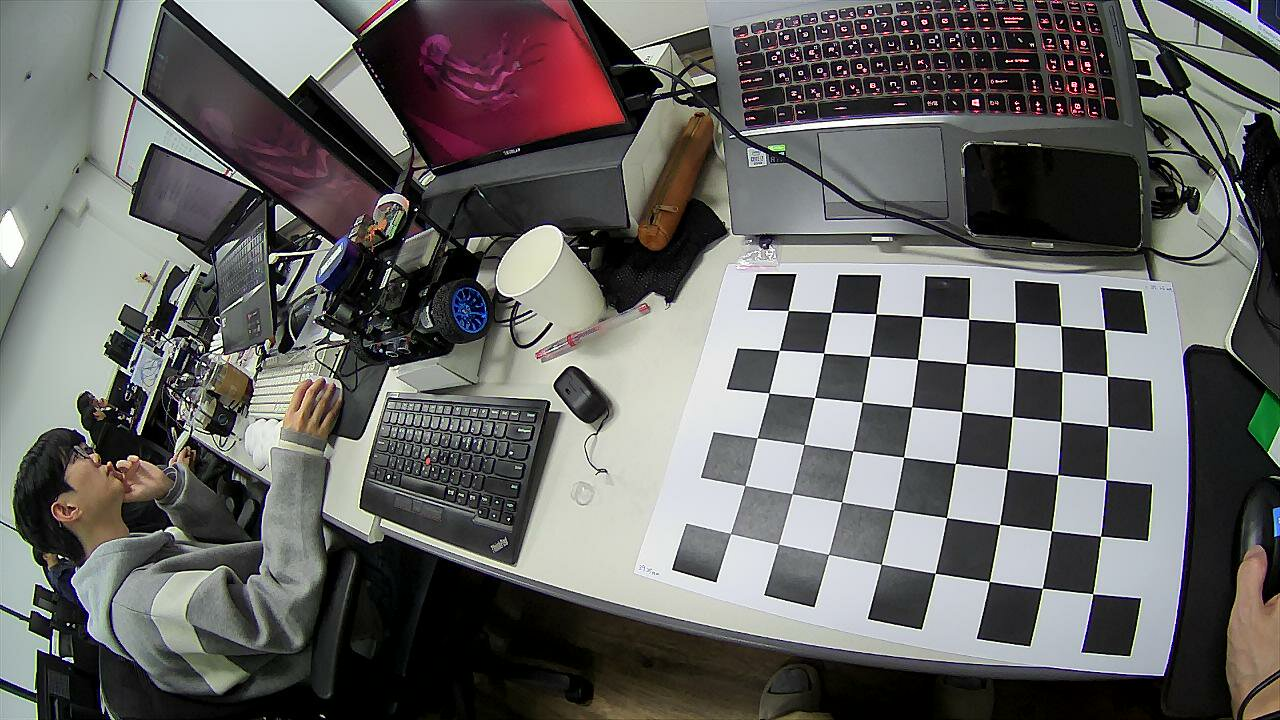
#> input picture utils/camera_lens_calibration/origin_chessboard160/2024-10-25-171150.jpg, 1280 x 720 px; its folder holds only this picture in this run
$ python undistort_chess_board_only.py
#> lines starting #> are read from the running program, lines starting #| are printed output that depends on the picture; after the words box and inside, x2 and y2 are one past the last pixel; in counts of white or black regions, pixels touching at a corner belong together; long printed decimals are rounded
import numpy as np
import cv2
import cv2.aruco as aruco
import glob
import pickle

BOARD_NUM = "3"
SAVE_DIR = "calibrated_chessboard160/"

# size unit : mm
chessboard = {
    "1" : {
        "rows" : 5,
        "columns" : 7,
        "size" : {
            "chess" : 50.00
        }
    },
    "2" : {
        "rows" : 6,
        "columns" : 8,
        "size" : {
            "chess" : 42.40
        }
    },
    "3" : {
        "rows" : 7,
        "columns" : 9,
        "size" : {
            "chess" : 39.25
        }
    }
}

# termination criteria
# cv2.TERM_CRITERIA_EPS : 위치 변화가 설정된 오차보다 작으면 종료
# cv2.TERM_CRITERIA_MAX_ITER: 설정된 반복 횟수만큼 반복한 경우 종료
criteria = (cv2.TERM_CRITERIA_EPS + cv2.TERM_CRITERIA_MAX_ITER, 30, 0.001)
pattern_size = (chessboard[BOARD_NUM]["rows"] - 1, chessboard[BOARD_NUM]["columns"] - 1) # (체스보드 가로 패턴 개수 - 1, 체스보드 세로 패턴 개수 - 1)
square_size = chessboard[BOARD_NUM]["size"]["chess"]

objp = np.zeros((pattern_size[0] * pattern_size[1], 3), np.float32)
objp[:, :2] = np.mgrid[0:pattern_size[0], 0:pattern_size[1]].T.reshape(-1, 2) * square_size

# prepare object points, like (0,0,0), (1,0,0), (2,0,0) ....,(6,5,0)
objpoints = [] # 3d point in real world space
imgpoints = [] # 2d points in image plane.

images = glob.glob("origin_chessboard160/*.jpg")

for fname in images:
    file_name = fname.split("/")[1]
    img = cv2.imread(fname)
#> img is the input picture: shape (720, 1280, 3); mean B, G, R 99.3, 100.7, 101.9
    gray = cv2.cvtColor(img, cv2.COLOR_BGR2GRAY)
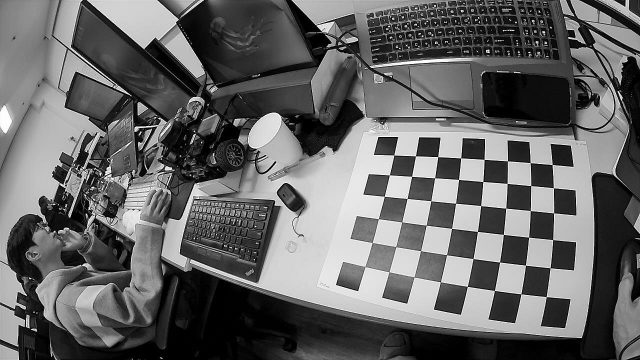
#> gray: shape (720, 1280) (shown at 1/2 size); min 0, max 255, mean 100.9

    # Find the chess board corners
    ret, corners = cv2.findChessboardCorners(gray, pattern_size, None)
#> ret = True; corners = 48 rows, first 8: [730.5, 533.7], [744.8, 485.5], [757.1, 437.8], [768.8, 392.9], [779, 350.3], [788.3, 310.5], [778.1, 544.4], [792.1, 493.8]

    # If found, add object points, image points (after refining them)
    if ret:
        objpoints.append(objp)

        # cv2.cornerSubPix(1, 2, 3, 4, 5)
        # 체스보드의 코너를 더욱 정확하게 위치시키기 위해 사용하는 함수
        # 이 함수는 cv2.findChessboardCorners()로 대략적으로 찾은 코너들을 세밀하게 조정하여
        # 서브픽셀(sub-pixel) 수준에서 정확한 좌표를 반환.
        # 여기서 서브픽셀은 픽셀 단위보다 더 작은 해상도에서 좌표를 계산하는 방법을 의미
        #
        # 파라미터
        # 1: 입력 이미지로, 그레이스케일 이미지가 필요
        # 2: 대략적으로 찾은 코너들의 초기 좌표 cv2.findChessboardCorners() 함수가
        #    반환한 좌표들이며, 이를 더 세밀하게 조정하는 과정에서 사용됨.
        #    체스보드의 각 코너에 대한 좌표 목록
        # 3: 서치 윈도우 크기
        #    서브픽셀 정확도로 코너를 찾기 위해 주변에서 탐색할 검색 창의 크기 (width, height)
        #    (11, 11)은 해당 코너 주변 11x11 픽셀의 영역 내에서 서브픽셀 정확도로 코너를 세밀하게 조정하겠다는 의미
        # 4: 무효 영역의 크기
        #    (-1, -1)이면 서치 윈도우 전체가 사용된다는 의미입니다. 즉, 코너 주변의 모든 영역을 탐색에 활용
        # 5: 반복 종료 기준
        #    코너 위치를 찾는 반복 알고리즘의 종료 조건
        #    cv2.TERM_CRITERIA_EPS + cv2.TERM_CRITERIA_MAX_ITER는 주어진 반복 횟수(30번) 내에,
        #    설정된 허용 오차(0.001)만큼 코너 위치가 변화하지 않으면 계산을 종료하라는 의미
        #
        # 반환값 : 서브픽셀 정확도로 조정된 코너 위치 좌표를 반환
        #         corners2는 코너들의 서브픽셀 좌표로, corners에 비해 더 정확한 값을 갖음.
        #         코너 위치가 정교하게 조정되었으므로, 이 값을 사용하면 보정 작업에서 더 나은 결과를 얻을 수 있다.
        corners2 = cv2.cornerSubPix(gray, corners, (11, 11), (-1, -1), criteria)
#> corners2 = 48 rows, first 8: [730.5, 533.5], [744.7, 485.5], [757.2, 437.7], [768.9, 393], [779.2, 350.3], [788.2, 310.5], [778.4, 544.3], [792.2, 493.6]
        imgpoints.append(corners2)

        # Draw and display the corners
        img = cv2.drawChessboardCorners(img, pattern_size, corners2, ret)
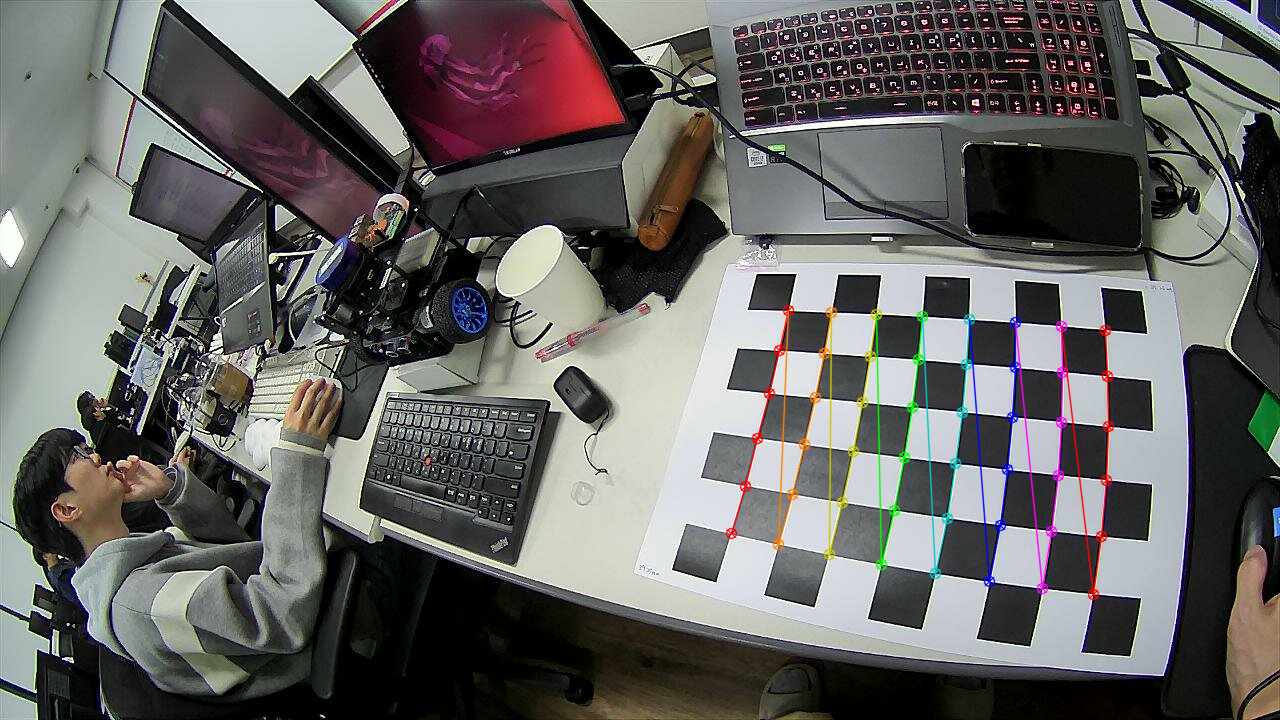
#> img: shape (720, 1280, 3); 1.64% of pixels changed, all inside (x1, y1, x2, y2) = (725, 304, 1115, 601)
        save_file = SAVE_DIR + file_name
        cv2.imwrite(save_file, img)
        print("Image saved successfully.")
    else:
        print("Not found the chess board corners")

# 카메라 보정 수행
ret, camera_matrix, dist_coeffs, rvecs, tvecs = cv2.calibrateCamera(
    objpoints, imgpoints, gray.shape[::-1], None, None
)
#> ret = 2.31; camera_matrix = [[1009.9, 0, 503.8], [0, 6219.5, 397.2], [0, 0, 1]]; dist_coeffs = [[1.41, -11.56, -0.00663, 0.275, 17.07]]; rvecs = ([-1.26, -0.717, -0.971],); tvecs = ([223, 22.97, 1177.3],)

# 결과 출력
print("Camera metrix:")
print(camera_matrix)
#| [[1.00991552e+03 0.00000000e+00 5.03835915e+02]
#|  [0.00000000e+00 6.21954336e+03 3.97160899e+02]
#|  [0.00000000e+00 0.00000000e+00 1.00000000e+00]]

print("\nDistortion coefficients:")
print(dist_coeffs)
#| [[ 1.40532204e+00 -1.15627515e+01 -6.63494517e-03  2.74515339e-01
#|    1.70705642e+01]]

# 보정 결과 저장
with open("calibration_data160.pkl", "wb") as f:
    pickle.dump({
        "camera_matrix": camera_matrix,
        "dist_coeffs": dist_coeffs,
        "rvecs": rvecs,
        "tvecs": tvecs
    }, f)

$ run again, on utils/camera_lens_calibration/origin_chessboard160/2024-10-25-171254.jpg
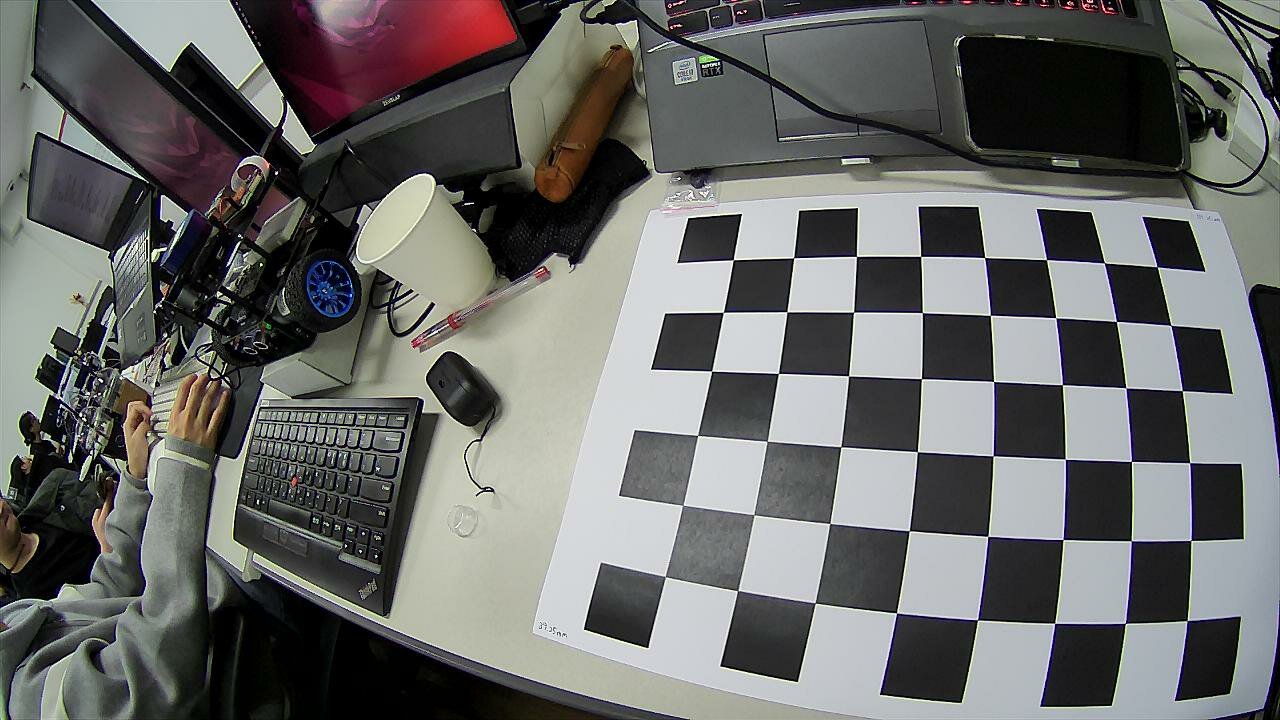
#> input picture utils/camera_lens_calibration/origin_chessboard160/2024-10-25-171254.jpg, 1280 x 720 px
#> img is the input picture: shape (720, 1280, 3); mean B, G, R 103.4, 105.2, 104.6
#> `gray = cv2.cvtColor(img, cv2.COLOR_BGR2GRAY)`:
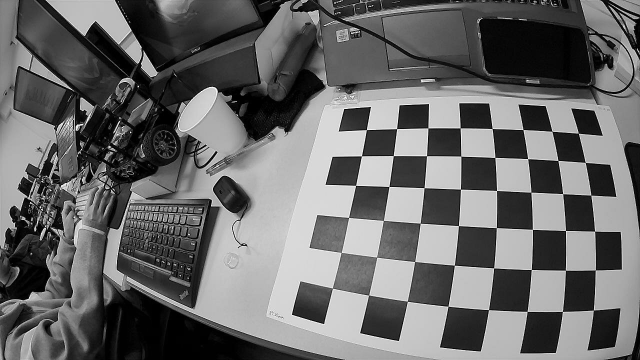
#> gray: shape (720, 1280) (shown at 1/2 size); min 0, max 255, mean 104.8
#> `ret, corners = cv2.findChessboardCorners(gray, pattern_size, None)`: ret = True; corners = 48 rows, first 8: [665.3, 576.6], [683.1, 505.3], [697.7, 435.4], [711.5, 371.1], [723.2, 312.5], [733.4, 259.7], [737.6, 590.7], [753.7, 514.9]
#> corners2 = 48 rows, first 8: [665.3, 576.6], [682.7, 505.3], [697.6, 435.4], [711.7, 371.2], [723.4, 312.3], [733.3, 259.8], [737.6, 590.6], [753.8, 514.6]
#> `img = cv2.drawChessboardCorners(img, pattern_size, corners2, ret)`:
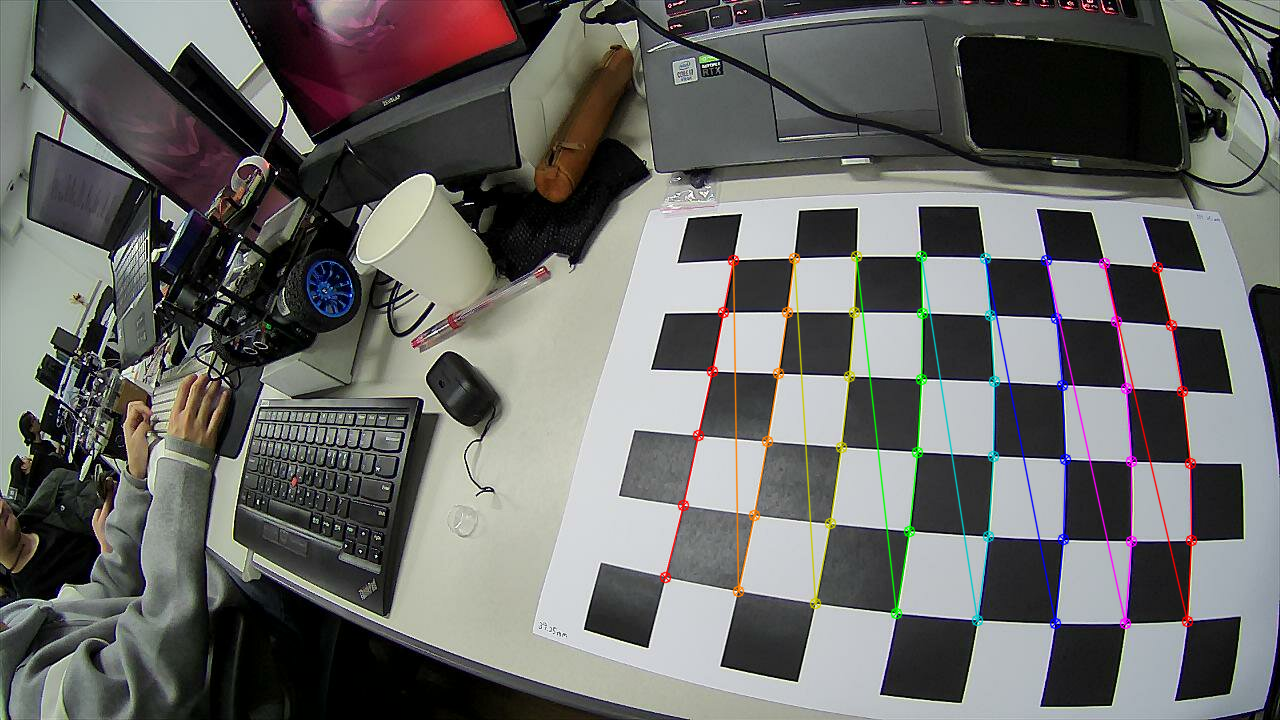
#> img: shape (720, 1280, 3); 2.12% of pixels changed, all inside (x1, y1, x2, y2) = (659, 250, 1198, 630)
#> `ret, camera_matrix, dist_coeffs, rvecs, tvecs = cv2.calibrateCamera( o..`: ret = 7.38; camera_matrix = [[15018.4, 0, 1089.2], [0, 7883.5, 236.2], [0, 0, 1]]; dist_coeffs = [[-143.5, -56577.5, 8.17, -2.84, 7470.2]]; rvecs = ([0.458, -0.896, -1.43],); tvecs = ([-124.7, 184.3, 6686.8],)
#| [[1.50184081e+04 0.00000000e+00 1.08922817e+03]
#|  [0.00000000e+00 7.88347464e+03 2.36190910e+02]
#|  [0.00000000e+00 0.00000000e+00 1.00000000e+00]]
#| [[-1.43531072e+02 -5.65774557e+04  8.17384185e+00 -2.83651544e+00
#|    7.47018449e+03]]

$ run again, on utils/camera_lens_calibration/origin_chessboard160/2024-10-25-171305.jpg
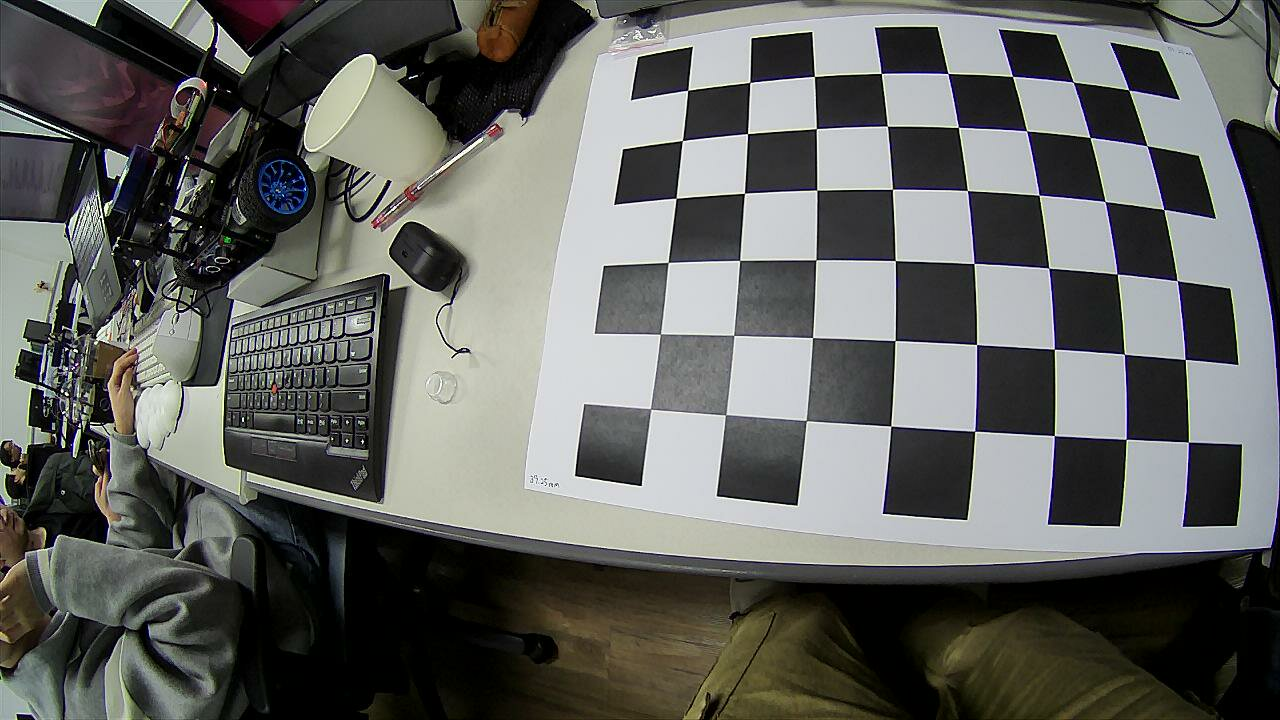
#> input picture utils/camera_lens_calibration/origin_chessboard160/2024-10-25-171305.jpg, 1280 x 720 px
#> img is the input picture: shape (720, 1280, 3); mean B, G, R 96.7, 100.1, 98.7
#> `gray = cv2.cvtColor(img, cv2.COLOR_BGR2GRAY)`:
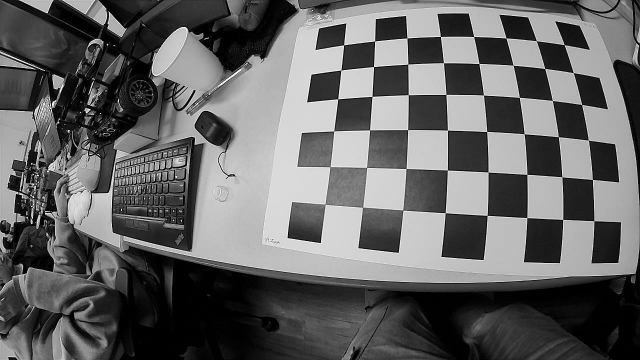
#> gray: shape (720, 1280) (shown at 1/2 size); min 0, max 255, mean 99.3
#> `ret, corners = cv2.findChessboardCorners(gray, pattern_size, None)`: ret = True; corners = 48 rows, first 8: [650.5, 408.8], [660.3, 334.2], [668.2, 262.4], [676.2, 198.2], [682.4, 140.5], [687.6, 90.35], [725.6, 414.9], [733.7, 335.4]
#> corners2 = 48 rows, first 8: [650.6, 408.9], [660.4, 334.1], [668.1, 262.4], [676.1, 198.3], [682.4, 140.5], [687.7, 90.28], [725.6, 414.7], [733.7, 335.4]
#> `img = cv2.drawChessboardCorners(img, pattern_size, corners2, ret)`:
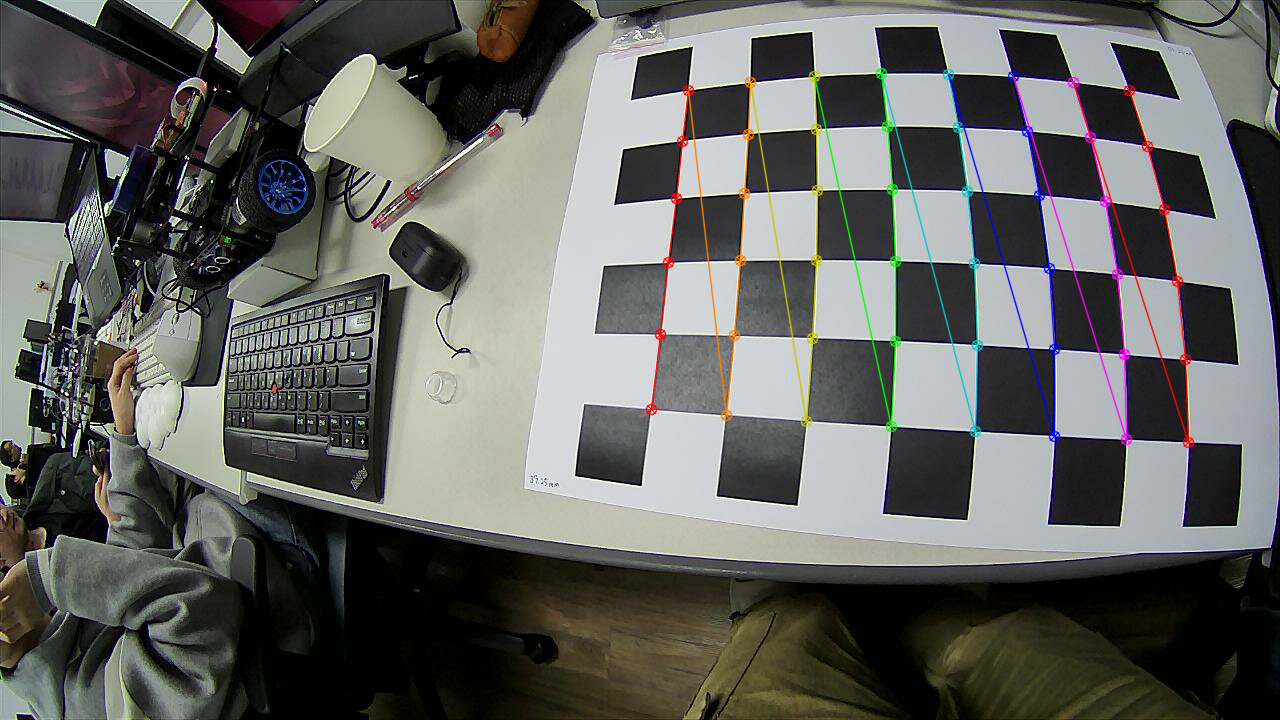
#> img: shape (720, 1280, 3); 2.1% of pixels changed, all inside (x1, y1, x2, y2) = (645, 67, 1195, 449)
#> `ret, camera_matrix, dist_coeffs, rvecs, tvecs = cv2.calibrateCamera( o..`: ret = 4.65; camera_matrix = [[988.7, 0, 559.9], [0, 1787, 374.8], [0, 0, 1]]; dist_coeffs = [[-0.28, -3.21, 0.00855, 0.252, 3.33]]; rvecs = ([-0.797, -0.483, -1.35],); tvecs = ([54.5, 12.3, 616.1],)
#| [[9.88683302e+02 0.00000000e+00 5.59886806e+02]
#|  [0.00000000e+00 1.78697538e+03 3.74801347e+02]
#|  [0.00000000e+00 0.00000000e+00 1.00000000e+00]]
#| [[-0.2802 -3.212  0.008553  0.2516  3.332]]
